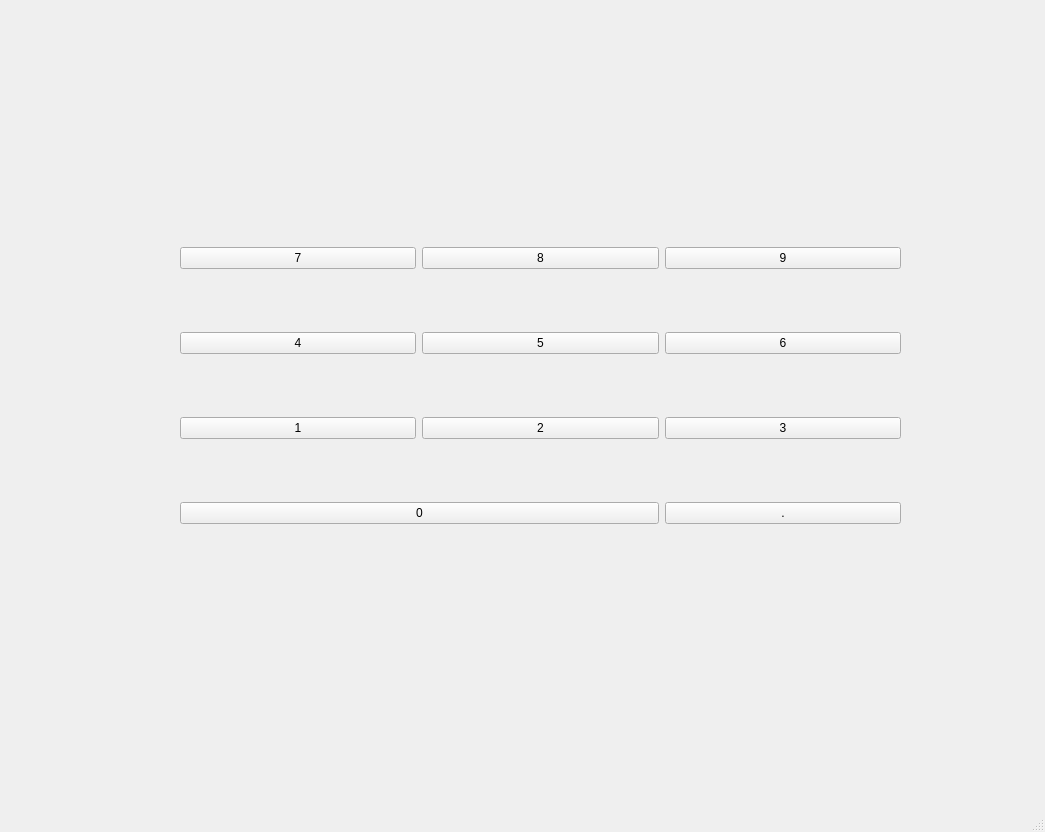
<?xml version="1.0" encoding="UTF-8"?>
<ui version="4.0">
 <class>MainWindow</class>
 <widget class="QMainWindow" name="MainWindow">
  <property name="geometry">
   <rect>
    <x>0</x>
    <y>0</y>
    <width>1045</width>
    <height>832</height>
   </rect>
  </property>
  <property name="windowTitle">
   <string>MainWindow</string>
  </property>
  <widget class="QWidget" name="centralwidget">
   <widget class="QWidget" name="">
    <property name="geometry">
     <rect>
      <x>180</x>
      <y>190</y>
      <width>721</width>
      <height>391</height>
     </rect>
    </property>
    <layout class="QGridLayout" name="gridLayout_2">
     <item row="0" column="0">
      <widget class="QPushButton" name="pushButton">
       <property name="text">
        <string>7</string>
       </property>
      </widget>
     </item>
     <item row="0" column="1">
      <widget class="QPushButton" name="pushButton_2">
       <property name="text">
        <string>8</string>
       </property>
      </widget>
     </item>
     <item row="1" column="0">
      <widget class="QPushButton" name="pushButton_4">
       <property name="text">
        <string>4</string>
       </property>
      </widget>
     </item>
     <item row="1" column="1">
      <widget class="QPushButton" name="pushButton_5">
       <property name="text">
        <string>5</string>
       </property>
      </widget>
     </item>
     <item row="2" column="0">
      <widget class="QPushButton" name="pushButton_8">
       <property name="text">
        <string>1</string>
       </property>
      </widget>
     </item>
     <item row="2" column="1">
      <widget class="QPushButton" name="pushButton_7">
       <property name="text">
        <string>2</string>
       </property>
      </widget>
     </item>
     <item row="1" column="2">
      <widget class="QPushButton" name="pushButton_6">
       <property name="text">
        <string>6</string>
       </property>
      </widget>
     </item>
     <item row="2" column="2">
      <widget class="QPushButton" name="pushButton_9">
       <property name="text">
        <string>3</string>
       </property>
      </widget>
     </item>
     <item row="0" column="2">
      <widget class="QPushButton" name="pushButton_3">
       <property name="text">
        <string>9</string>
       </property>
      </widget>
     </item>
     <item row="3" column="0" colspan="2">
      <widget class="QPushButton" name="pushButton_10">
       <property name="text">
        <string>0</string>
       </property>
      </widget>
     </item>
     <item row="3" column="2">
      <widget class="QPushButton" name="pushButton_11">
       <property name="text">
        <string>.</string>
       </property>
      </widget>
     </item>
    </layout>
   </widget>
  </widget>
  <widget class="QMenuBar" name="menubar">
   <property name="geometry">
    <rect>
     <x>0</x>
     <y>0</y>
     <width>1045</width>
     <height>26</height>
    </rect>
   </property>
  </widget>
  <widget class="QStatusBar" name="statusbar"/>
 </widget>
 <resources/>
 <connections/>
</ui>
